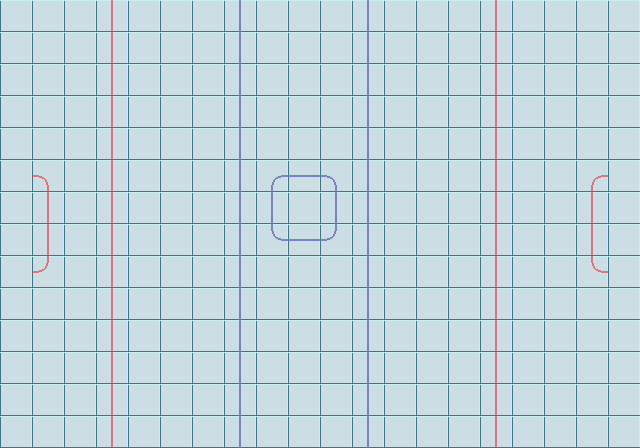

A 2D game scene composited from a Tiled map and its tileset images. What follows is a short description and the map's XML, with each tile layer's data collapsed to a summary:
An orthogonal 20x14 tile map with 32x32 px tiles, 2 tile layers (Tile Layer 1, Tile Layer 2).

<map version="1.0" orientation="orthogonal" renderorder="right-down" width="20" height="14" tilewidth="32" tileheight="32">
 <tileset firstgid="1" name="tiles" tilewidth="32" tileheight="32">
  <image source="../gfx/tiles.png" width="512" height="320" />
 </tileset>
 <layer name="Tile Layer 1" width="20" height="14">
  <data>[280 cells, 280 non-empty, 1 distinct tile ids]</data>
 </layer>
 <layer name="Tile Layer 2" width="20" height="14">
  <data>[280 cells, 72 non-empty, 11 distinct tile ids]</data>
 </layer>
</map>